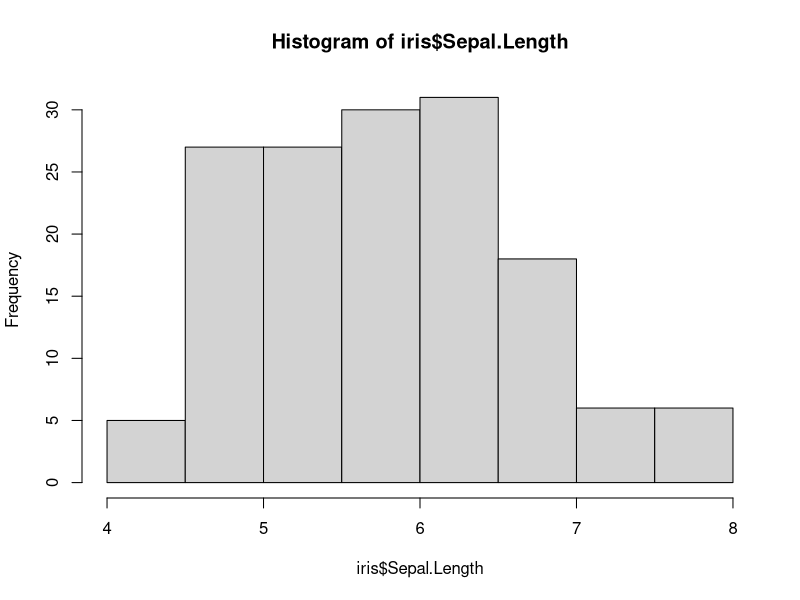
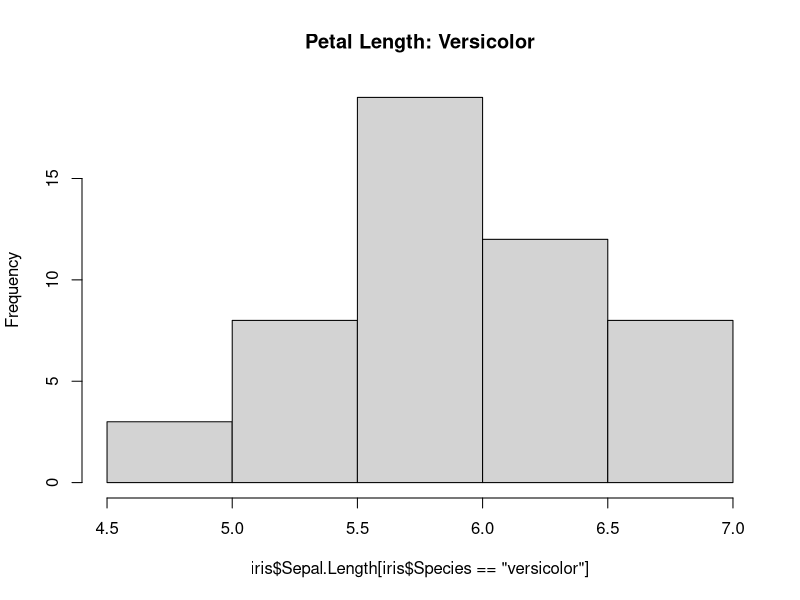
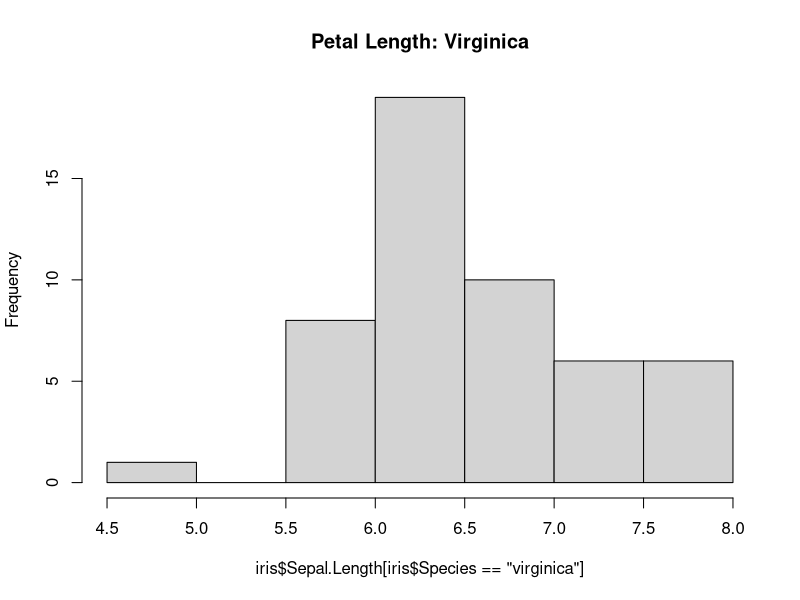
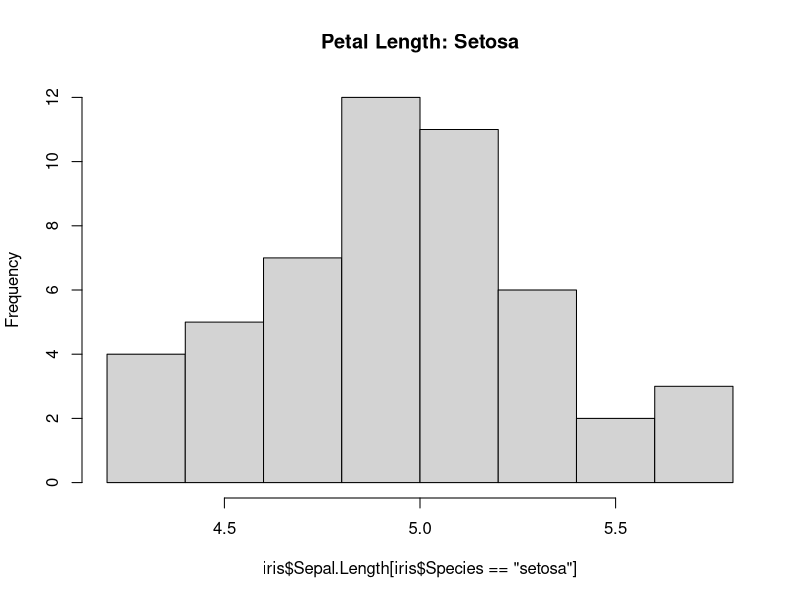
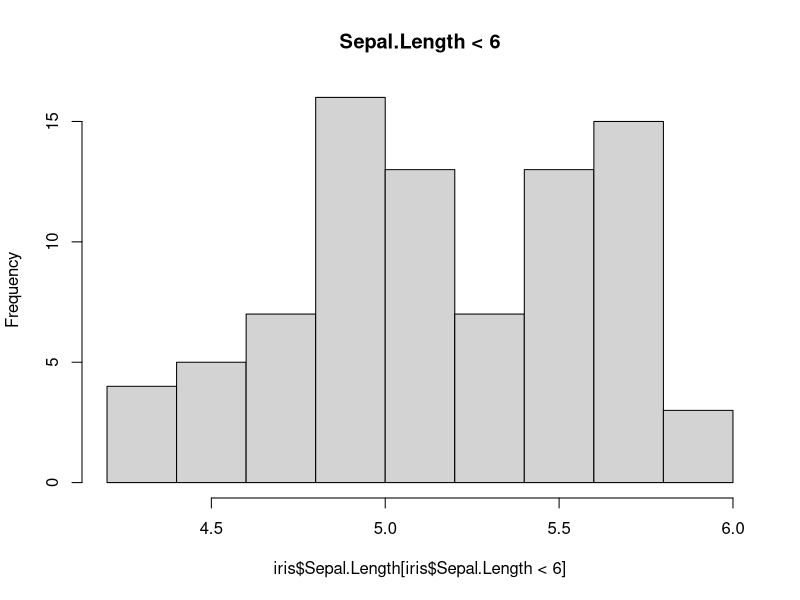
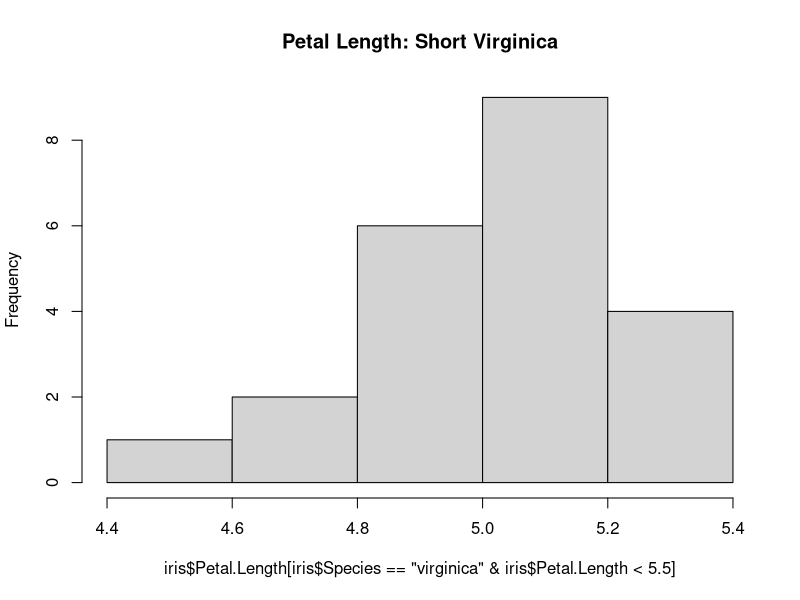
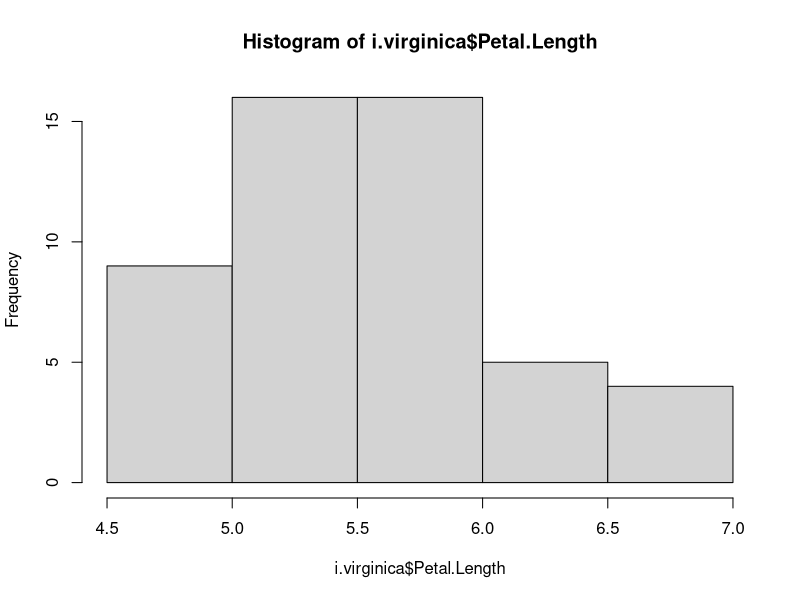

R code for these plots, in order:
## ---- chunk 1
library(datasets)  # Load/unload base packages manually
## ---- chunk 2
# LOAD DATA 
head(iris)

## ---- chunk 3
hist(iris$Sepal.Length)
## ---- chunk 4
summary(iris$Sepal.Length)
## ---- chunk 5


# Versicolor
hist(iris$Sepal.Length[iris$Species == "versicolor"],
  main = "Petal Length: Versicolor")

# Virginica
hist(iris$Sepal.Length[iris$Species == "virginica"],
  main = "Petal Length: Virginica")

# Setosa
hist(iris$Sepal.Length[iris$Species == "setosa"],
  main = "Petal Length: Setosa")

## ---- chunk 6

hist(iris$Sepal.Length[iris$Sepal.Length < 6],
  main = "Sepal.Length < 6")

## ---- chunk 7

hist(iris$Petal.Length[iris$Species == "virginica" & 
  iris$Petal.Length < 5.5],
  main = "Petal Length: Short Virginica")

## ---- chunk 8
i.setosa <- iris[iris$Species == "setosa",]
i.virginica <- iris[iris$Species == 'virginica',]
i.versicolor <- iris[iris$Species == 'versicolor',]
## ---- chunk 9
head(i.virginica)
## ---- chunk 10
summary(i.versicolor$Petal.Length)
## ---- chunk 11
hist(i.virginica$Petal.Length)
## ---- chunk 12
# CLEAN UP
# Clear environment
rm(list = ls()) 

# Clear packages
detach("package:datasets", unload = TRUE)  # For base

# Clear plots
dev.off()  # But only if there IS a plot

# Clear console
cat("\014")  # ctrl+L

